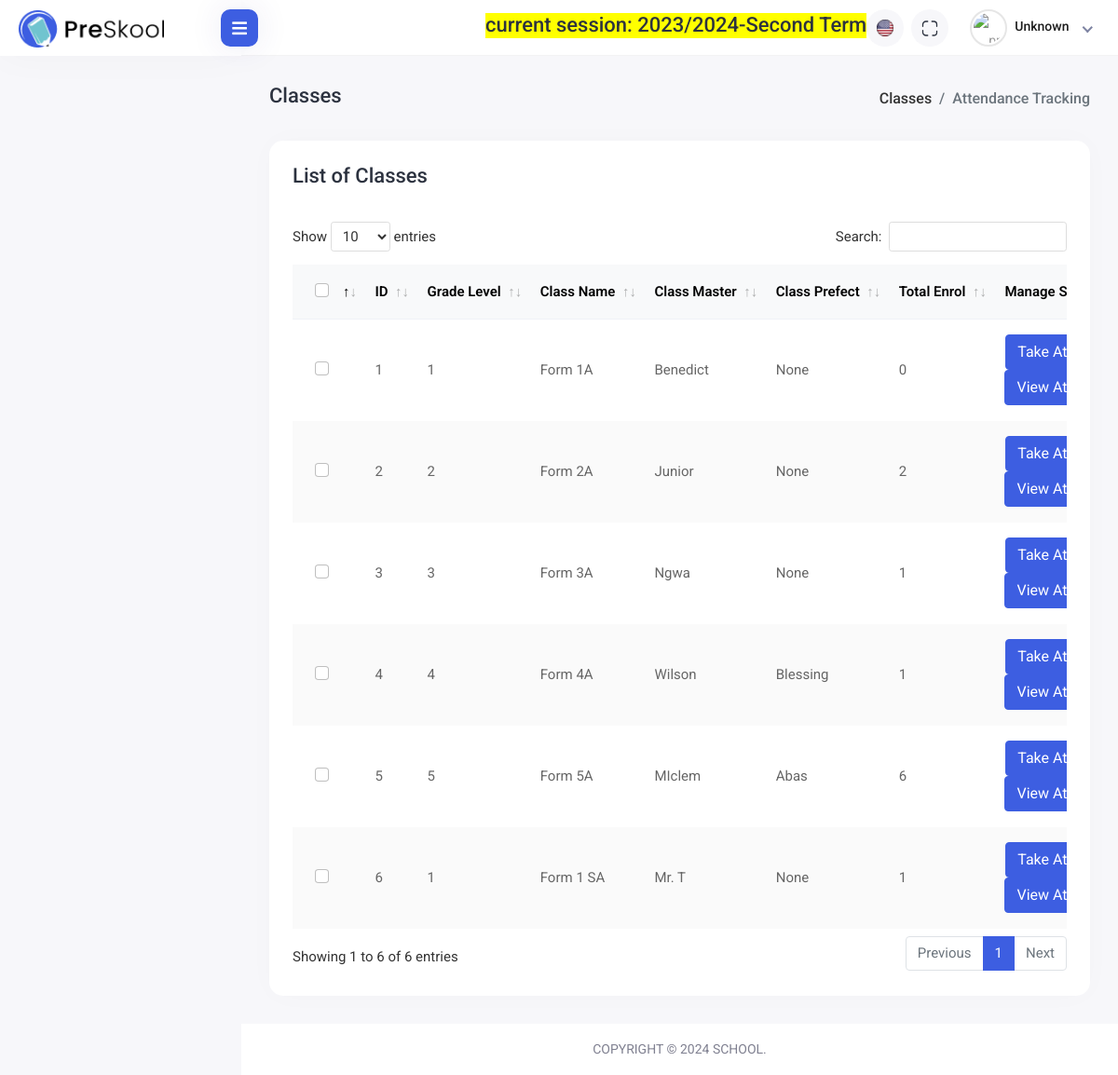
/attendance/attendance-class-list/, run on the app's committed database.
### apps/terms/models.py (models this page shows, shortened)
class AcademicYear(TimeStampedUUIDModel):
    name = models.CharField(verbose_name=_("Academic Year"), max_length=100)
    start_date = models.DateField(verbose_name=_("Start Date"))
    end_date = models.DateField(verbose_name=_("End Date"), blank=True, null=True)
    is_current = models.BooleanField(default=False)

class Term(TimeStampedUUIDModel):
    term = models.CharField(
        verbose_name=_("Session"),
        max_length=20,
        choices=TermChoices.choices,
        default=TermChoices.FIRST_TERM,
    )
    academic_year = models.ForeignKey(AcademicYear, on_delete=models.CASCADE)
    is_current = models.BooleanField(default=False)

### apps/students/models.py (models this page shows, shortened)
class Class(TimeStampedUUIDModel):
    class_name = models.CharField(verbose_name=_("Class Name"), max_length=200)
    grade_level = models.CharField(verbose_name=_("Class Level"), max_length=200)
    class_master = models.CharField(
        verbose_name=_("Class Master"), max_length=200, blank=True, null=True
    )
    department = models.ForeignKey(
        Department,
        related_name="classes",
        on_delete=models.CASCADE,
        blank=True,
        null=True,
    )
    class_prefect = models.CharField(
        verbose_name=_("Class Prefect"), max_length=200, blank=True, null=True
    )
    pass_avg = models.IntegerField(default=10)
    best_subject = models.CharField(max_length=255, blank=True, null=True)
    worst_subject = models.CharField(max_length=255, blank=True, null=True)
    class_code = models.CharField(max_length=10, blank=True, null=True)
    def get_total_girls(self):
        total_female_students_qs = self.students.filter(gender="Female").aggregate(
            total_female_students=Count("id")
        )
        return total_female_students_qs["total_female_students"]
    def get_total_boys(self):
        total_male_students_qs = self.students.filter(gender="Male").aggregate(
            total_male_students=Count("id")
        )
        return total_male_students_qs["total_male_students"]
    def get_total_enrol(self):
        return self.get_total_boys() + self.get_total_girls()
    @property
    def get_total_template_enrol(self):
        return self.get_total_enrol()

### apps/attendance/views.py (the view)
def attendance_class_list_view(request):
    classes = Class.objects.all()
    template_name = "attendance/attendance-class-list.html"
    context = {
        "section": "attendance",
        "classes": classes,
    }
    return render(request, template_name, context)

### apps/terms/templatetags/session_tags.py (called while the page is built)
@register.simple_tag
def current_working_session():
    current_year = AcademicYear.objects.filter(is_current=True)
    if current_year.exists():
        current_year = current_year.first()
        current_terms = Term.objects.filter(is_current=True, academic_year=current_year)
        if current_terms.exists():
            current_term = current_terms.first()
            info = f"current session: {current_year.name}-{current_term.term}"
            return info
        return None
    else:
        return None

### templates/attendance/attendance-class-list.html (shortened to what this page needs)
{% extends 'base.html' %}
{% load static %}
{% block stylelinks %}
<link rel="stylesheet" href="{% static 'assets/plugins/datatables/datatables.min.css' %}">
{% endblock stylelinks %}
{% block content %}
<div class="content container-fluid">
    <div class="page-header">
        <div class="row">
            <div class="col-sm-12">
                <div class="page-sub-header">
                    <h3 class="page-title">Classes</h3>
                    <ul class="breadcrumb">
                        <li class="breadcrumb-item"><a href="{% url 'class-list' %}">Classes</a></li>
                        <li class="breadcrumb-item active">Attendance Tracking</li>
                    </ul>
                </div>
            </div>
        </div>
    </div>
    <div class="row">
        <div class="col-sm-12">
            <div class="card card-table comman-shadow">
                <div class="card-body">
                    <div class="page-header">
                        <div class="row align-items-center">
                            <div class="col">
                                <h3 class="page-title">List of Classes</h3>
                            </div>
                        </div>
                    </div>
                    <div class="table-responsive">
                        <table
                            class="table border-0 star-student table-hover table-center mb-0 datatable table-striped">
                            <thead class="student-thread">
                                <tr>
                                    <th>
                                        <div class="form-check check-tables">
                                            <input class="form-check-input" type="checkbox"
                                                value="something">
                                        </div>
                                    </th>
                                    <th>ID</th>
                                    <th>Grade Level</th>
                                    <th>Class Name</th>
                                    <th>Class Master</th>
                                    <th>Class Prefect</th>
                                    <th>Total Enrol</th>
                                    <th>Manage Subjects</th>
                                </tr>
                            </thead>
                            <tbody>
                                {% for class in classes %}
                                    <tr>
                                        <td>
                                            <div class="form-check check-tables">
                                                <input class="form-check-input" type="checkbox"
                                                    value="something">
                                            </div>
                                        </td>
                                        <td>{{forloop.counter}}</td>
                                        <td>{{class.grade_level}}</td>
                                        <td>{{class.class_name}}</td>
                                        <td>{{ class.class_master }}</td>
                                        <td>{{ class.class_prefect }}</td>
                                        <td>{{ class.get_total_template_enrol }}</td>
                                        <td>
                                            <div class="col-auto text-end float-end ms-auto download-grp">
                                                <a href="{% url 'attendance:daily_attendance' class_pkid=class.pkid %}" style="color: white;" class="btn btn-outline-primary me-2"> Take Attendance</a>
                                            </div>
                                            <div class="col-auto text-end float-end ms-auto download-grp">
                                                <a href="{% url 'attendance:view_daily_attendance' class_pkid=class.pkid %}" style="color: white;" class="btn btn-outline-primary me-2"> View Attendance</a>
                                            </div>
                                        </td>
                                    </tr>
                                {% endfor %}
                            </tbody>
                        </table>
                    </div>
                </div>
            </div>
        </div>
    </div>
</div>
{% endblock content %}

### templates/utils/header.html (shortened to what this page needs)
{% load static %}
{% load session_tags %}
<div class="header">
    <div class="header-left">
        <a href="index.html" class="logo">
            <img src="{% static 'assets/img/logo.png' %}" alt="Logo">
        </a>
    </div>
    <div class="menu-toggle">
        <a href="javascript:void(0);" id="toggle_btn">
            <i class="fas fa-bars"></i>
        </a>
    </div>
    <ul class="nav user-menu">
        <li><div class="d-none d-sm-block">
            <h3 style="margin-left: 20px; background-color: yellow;" class="page-title text-center">{% current_working_session %}</h3>
        </div> </li>
        <li class="nav-item dropdown noti-dropdown language-drop me-2">
            <a href="#" class="dropdown-toggle nav-link header-nav-list" data-bs-toggle="dropdown">
                <img src="{% static 'assets/img/icons/header-icon-01.svg' %}" alt="">
            </a>
        </li>
        <li class="nav-item zoom-screen me-2">
            <a href="#" class="nav-link header-nav-list win-maximize">
                <img src="{% static 'assets/img/icons/header-icon-04.svg' %}" alt="">
            </a>
        </li>
        <li class="nav-item dropdown has-arrow new-user-menus">
            <a href="#" class="dropdown-toggle nav-link" data-bs-toggle="dropdown">
                <span class="user-img">
                    <img class="rounded-circle" src="{{request.user.get_profile.profile_photo.url}}" width="31"
                        alt="profile picture">
                    <div class="user-text">
                        {% if user.is_authenticated %}
                            <h6>{{user.username | capfirst}}</h6>
                        {% else %}
                            <h6>Unknown</h6>
                        {% endif %}
                    </div>
                </span>
            </a>
        </li>
    </ul>
</div>

### data on the page
AcademicYear: pkid+name "current session: 2023/2024-Second Term"
Class: grade_level "1", class_name "Form 1A", class_master "Benedict", class_prefect "None", get_total_template_enrol "0"
Class: grade_level "2", class_name "Form 2A", class_master "Junior", class_prefect "None", get_total_template_enrol "2"
Class: grade_level "3", class_name "Form 3A", class_master "Ngwa", class_prefect "None", get_total_template_enrol "1"
Class: grade_level "4", class_name "Form 4A", class_master "Wilson", class_prefect "Blessing", get_total_template_enrol "1"
Class: grade_level "5", class_name "Form 5A", class_master "MIclem", class_prefect "Abas", get_total_template_enrol "6"
Class: grade_level "1", class_name "Form 1 SA", class_master "Mr. T", class_prefect "None", get_total_template_enrol "1"
